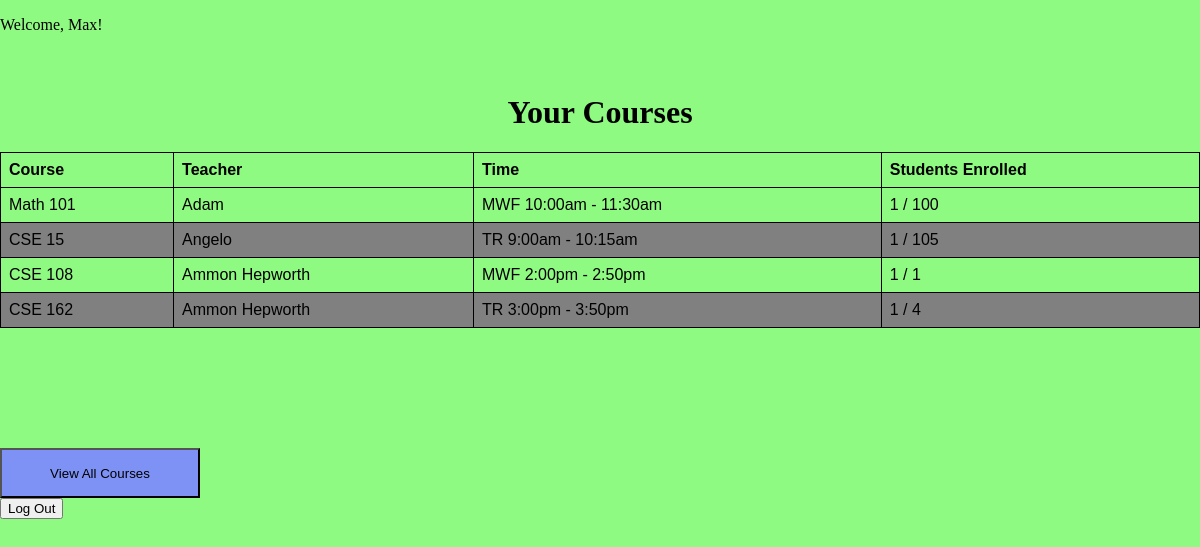
/student/courses (signed in), run on the app's committed database.
### hello.py (models this page shows, shortened)
class User(UserMixin, db.Model):
    id = db.Column(db.Integer, primary_key=True)
    username = db.Column(db.String, unique=True, nullable=False)
    password_hash = db.Column(db.String(128), nullable=False)
    name = db.Column(db.String(64), nullable=False)
    role = db.Column(db.String(64), nullable=False)
    classenrolled = db.relationship('Course', secondary=enrollment_table, backref=db.backref('students', lazy='dynamic'), lazy='dynamic')

class Course(db.Model):
    id = db.Column(db.Integer, primary_key=True)
    name = db.Column(db.String(64), nullable=False)
    professorID = db.Column(db.Integer, db.ForeignKey('user.id'), nullable=False)
    professor = db.relationship('User', foreign_keys=[professorID], backref='courses_taught')
    time = db.Column(db.String(64),nullable=False)
    capacity = db.Column(db.Integer, nullable=False)

### hello.py (the view)
@app.route('/student/courses')
@login_required
def student_courses():
    allcourses = current_user.classenrolled.all()
    return render_template('student_courses.html', courses=allcourses)

### hello.py (called while the page is built)
@login_manager.user_loader
def load_user(user_id):
    return User.query.get(int(user_id))

### templates/student_courses.html (shortened to what this page needs)
<!DOCTYPE html>
<html lang="en">
<head>
    <link rel="stylesheet" href="/static/styles.css">
</head>
<body>
    {% extends "base.html" %}
    {% block content %}
    <h1>Your Courses</h1>
    <table>
        <thead>
            <tr>
                <th>Course</th>
                <th>Teacher</th>
                <th>Time</th>
                <th>Students Enrolled</th>
            </tr>
        </thead>
        <tbody>
            {% for c in courses %}
            <tr>
                <td>{{c.name}}</td>
                <td>{{c.professor.name}}</td>
                <td>{{c.time}}</td>
                <td>{{ c.students.count() }} / {{ c.capacity }}</td>
            </tr>
            {% endfor %}
        </tbody>
    </table>
    <form method="get" action="{{ url_for('view_all_classes') }}">
        <button class="login-button" type="submit">View All Courses</button>
    </form>
    <form class="logout-button" action="{{ url_for('logout') }}" method="GET">
        <button type="submit">Log Out</button>
    </form>
    {% endblock %}

### templates/base.html (shortened to what this page needs)
<!DOCTYPE html>
<html lang="en">
<head>
</head>
<body>
    {% if current_user.is_authenticated %}
        <p>Welcome, {{ current_user.name }}!</p>
    {% endif %}
    {% block content %}{% endblock %}
</body>
</html>

### static/styles.css (style rules this page uses)
h1 { justify-self: center; margin-top: 5%; }
body { margin:0; padding: 0; background-color: rgb(143, 250, 129); }
.login-button { margin-top: 10%; width: 200px; height: 50px; background-color: rgb(126, 146, 245); }
table { font-family: arial, sans-serif; border-collapse: collapse; width: 100%; }
td, th { border: 1px solid black; text-align: left; padding: 8px; }
tr:nth-child(even) { background-color: gray; }

### data on the page
User: name "Max"
Course: name "Math 101", professor.name "Adam", time "MWF 10:00am - 11:30am", students.count "1", capacity "100"
Course: name "CSE 15", professor.name "Angelo", time "TR 9:00am - 10:15am", students.count "1", capacity "105"
Course: name "CSE 108", professor.name "Ammon Hepworth", time "MWF 2:00pm - 2:50pm", students.count "1", capacity "1"
Course: name "CSE 162", professor.name "Ammon Hepworth", time "TR 3:00pm - 3:50pm", students.count "1", capacity "4"
